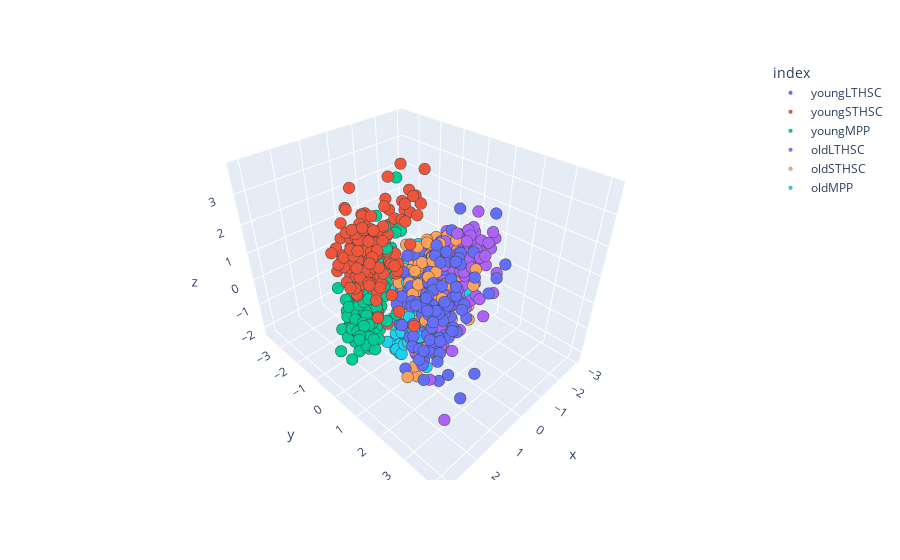

Write notebook code for a chart like this one.
### Code cell
encoded = {'oldLTHSC':0, 'oldMPP':1, 'oldSTHSC':2, 'youngLTHSC':3, 'youngMPP':4, 'youngSTHSC':5}
cells = ['oldLTHSC' ,'oldMPP', 'oldSTHSC', 'youngLTHSC' ,'youngMPP' ,'youngSTHSC']
cell_types = [encoded.get(x, x) for x in dfz.index]
colormap = ['r', 'b', 'g', 'y', 'c', 'm']
cell_colors = [colormap[x] for x in cell_types]
dfpca = pd.DataFrame(zcomps, index = dfz.index)
dfpca
fig = px.scatter_3d(dfpca, zcomps[:,0], zcomps[:,1],zcomps[:,2], dfpca.index)
fig.update_traces(marker=dict(opacity =1, size=4,
                              line=dict(width= .1)))

fig.show()

### Figure 1 — Plotly figure (JSON) as saved in the notebook; plotly's stock layout.template omitted (floating-point values rounded to 4 significant figures; data arrays with more than 128 entries replaced by an {"elided": "..."} marker saying what was removed)
{"data": [{"hovertemplate": "index=youngLTHSC<br>x=%{x}<br>y=%{y}<br>z=%{z}<extra></extra>", "legendgroup": "youngLTHSC", "marker": {"color": "#636efa", "line": {"width": 0.1}, "opacity": 1, "size": 4, "symbol": "circle"}, "mode": "markers", "name": "youngLTHSC", "scene": "scene", "showlegend": true, "type": "scatter3d", "x": {"elided": "167 float values"}, "y": {"elided": "167 float values"}, "z": {"elided": "167 float values"}}, {"hovertemplate": "index=youngSTHSC<br>x=%{x}<br>y=%{y}<br>z=%{z}<extra></extra>", "legendgroup": "youngSTHSC", "marker": {"color": "#EF553B", "line": {"width": 0.1}, "opacity": 1, "size": 4, "symbol": "circle"}, "mode": "markers", "name": "youngSTHSC", "scene": "scene", "showlegend": true, "type": "scatter3d", "x": {"elided": "163 float values"}, "y": {"elided": "163 float values"}, "z": {"elided": "163 float values"}}, {"hovertemplate": "index=youngMPP<br>x=%{x}<br>y=%{y}<br>z=%{z}<extra></extra>", "legendgroup": "youngMPP", "marker": {"color": "#00cc96", "line": {"width": 0.1}, "opacity": 1, "size": 4, "symbol": "circle"}, "mode": "markers", "name": "youngMPP", "scene": "scene", "showlegend": true, "type": "scatter3d", "x": {"elided": "168 float values"}, "y": {"elided": "168 float values"}, "z": {"elided": "168 float values"}}, {"hovertemplate": "index=oldLTHSC<br>x=%{x}<br>y=%{y}<br>z=%{z}<extra></extra>", "legendgroup": "oldLTHSC", "marker": {"color": "#ab63fa", "line": {"width": 0.1}, "opacity": 1, "size": 4, "symbol": "circle"}, "mode": "markers", "name": "oldLTHSC", "scene": "scene", "showlegend": true, "type": "scatter3d", "x": {"elided": "183 float values"}, "y": {"elided": "183 float values"}, "z": {"elided": "183 float values"}}, {"hovertemplate": "index=oldSTHSC<br>x=%{x}<br>y=%{y}<br>z=%{z}<extra></extra>", "legendgroup": "oldSTHSC", "marker": {"color": "#FFA15A", "line": {"width": 0.1}, "opacity": 1, "size": 4, "symbol": "circle"}, "mode": "markers", "name": "oldSTHSC", "scene": "scene", "showlegend": true, "type": "scatter3d", "x": {"elided": "189 float values"}, "y": {"elided": "189 float values"}, "z": {"elided": "189 float values"}}, {"hovertemplate": "index=oldMPP<br>x=%{x}<br>y=%{y}<br>z=%{z}<extra></extra>", "legendgroup": "oldMPP", "marker": {"color": "#19d3f3", "line": {"width": 0.1}, "opacity": 1, "size": 4, "symbol": "circle"}, "mode": "markers", "name": "oldMPP", "scene": "scene", "showlegend": true, "type": "scatter3d", "x": {"elided": "188 float values"}, "y": {"elided": "188 float values"}, "z": {"elided": "188 float values"}}], "layout": {"legend": {"title": {"text": "index"}, "tracegroupgap": 0}, "margin": {"t": 60}, "scene": {"domain": {"x": [0, 1], "y": [0, 1]}, "xaxis": {"title": {"text": "x"}}, "yaxis": {"title": {"text": "y"}}, "zaxis": {"title": {"text": "z"}}}}}
